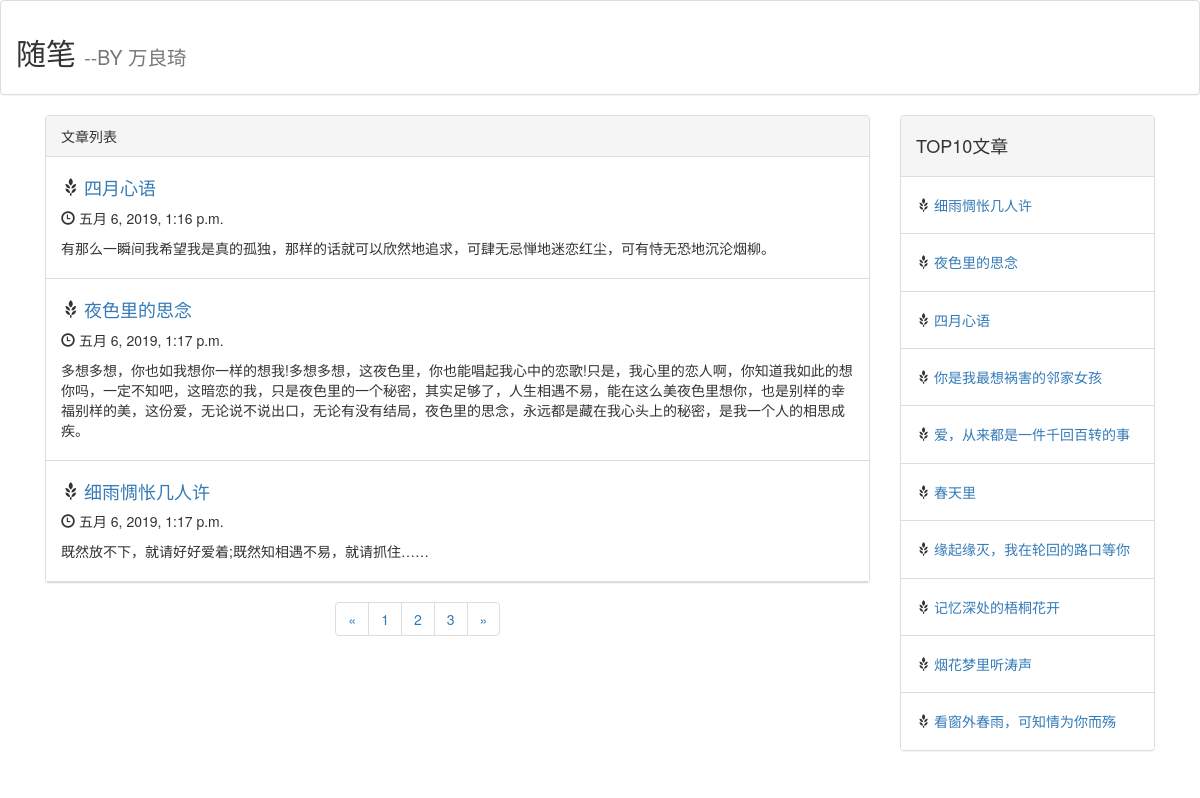
The app's page /blog/index?page=3 with its own data.
### blog/models.py (models this page shows, shortened)
class Article(models.Model):
    article_id = models.AutoField(primary_key=True)
    title = models.CharField(max_length=64)
    brief_content = models.TextField()
    content = models.TextField()
    publish_date = models.DateTimeField(auto_now=True)

### blog/views.py (the view)
# urls.py: path('index', blog.views.get_index_page),
def get_index_page(request):
    page = request.GET.get('page')
    if page:
        page = int(page)
    else:
        page = 1
    all_article = Article.objects.all()
    top10_article_list = Article.objects.order_by('-publish_date')[:10]
    paginator = Paginator(all_article, 6)
    page_num = paginator.num_pages
    page_article_list = paginator.page(page)
    if page_article_list.has_next():
        next_page = page + 1
    else:
        next_page = page
    if page_article_list.has_previous():
        previous_page = page - 1
    else:
        previous_page = page
    return render(request, 'blog/index.html',
                  {'articles': page_article_list, 'page_num': range(1, page_num + 1), 'curr_page': page,
                   'next_page': next_page, 'previous_page': previous_page, 'top10_article_list': top10_article_list})

### blog/templates/blog/index.html (shortened to what this page needs)
<!DOCTYPE html>
<html lang="en">
<head>
    <link rel="stylesheet" href="https://cdn.jsdelivr.net/npm/bootstrap@3.3.7/dist/css/bootstrap.min.css"
>
</head>
<body>
<div class="panel panel-default">
    <div class="panel-body">
        <h2>随笔
            <small>--BY 万良琦</small>
        </h2>
    </div>
</div>
<div class="container page-body">
    <div class="col-md-9" role="main">
        <div class="panel panel-default">
            <div class="panel-heading">文章列表</div>
            <ul class="list-group">
                {% for article in articles %}
                    <li class="list-group-item">
                        <h4><span class="glyphicon glyphicon-grain"
                                  aria-hidden="true"></span> <a
                                href="detail/{{ article.article_id }}">{{ article.title }}
                        </a></h4>
                        <p><span class="glyphicon glyphicon-time" aria-hidden="true"></span> {{ article.publish_date }}
                        </p>
                        <p>{{ article.brief_content }}</p>
                    </li>
                {% endfor %}
            </ul>
            <div class="body-footer">
                <div class="col-md-3 col-md-offset-4">
                    <nav aria-label="Page navigation">
                        <ul class="pagination">
                            <li>
                                <a href="/blog/index?page={{ previous_page }}" aria-label="Previous">
                                    <span aria-hidden="true">&laquo;</span>
                                </a>
                            </li>
                            {% for num in page_num %}
                                <li><a href="/blog/index?page={{ num }}">{{ num }}</a></li>
                            {% endfor %}
                            <li>
                                <a href="/blog/index?page={{ next_page }}" aria-label="Next">
                                    <span aria-hidden="true">&raquo;</span>
                                </a>
                            </li>
                        </ul>
                    </nav>
                </div>
            </div>
        </div>
    </div>
    <div class="col-md-3" role="complementary">
        <div class="panel panel-default">
            <div class="panel-heading"><h4>TOP10文章</h4></div>
            <ul class="list-group">
                {% for article in top10_article_list %}
                    <li class="list-group-item">
                        <h5><span class="glyphicon glyphicon-grain"
                                  aria-hidden="true"></span> <a
                                href="detail/{{ article.article_id }}">{{ article.title }}</a></h5>
                    </li>
                {% endfor %}
            </ul>
        </div>
    </div>
</div>
</body>
</html>

### records on screen
Article: title "四月心语", publish_date "五月 6, 2019, 1:16 p.m.", brief_content "有那么一瞬间我希望我是真的孤独，那样的话就可以欣然地追求，可肆无忌惮地迷恋红尘，可有恃无恐地沉沦烟柳。"
Article: title "夜色里的思念", publish_date "五月 6, 2019, 1:17 p.m.", brief_content "多想多想，你也如我想你一样的想我!多想多想，这夜色里，你也能唱起我心中的恋歌!只是，我心里的恋人啊，你知道我如此的想你吗，一定不知吧，这暗恋的我，只是夜色里的一个秘密，其实足够了，人生相遇不易，能在这么美夜色里想你，也是别样的幸福别样的美，这份爱，无论说不说出口，无论有没有结局，夜色里的思念，永远都是藏在我心头上的秘密，是我一个人的相思成疾。"
Article: title "细雨惆怅几人许", publish_date "五月 6, 2019, 1:17 p.m.", brief_content "既然放不下，就请好好爱着;既然知相遇不易，就请抓住……"
Article: title "你是我最想祸害的邻家女孩"
Article: title "爱，从来都是一件千回百转的事"
Article: title "春天里"
Article: title "缘起缘灭，我在轮回的路口等你"
Article: title "记忆深处的梧桐花开"
Article: title "烟花梦里听涛声"
Article: title "看窗外春雨，可知情为你而殇"

### other values on screen
{{ num }} "1" "2" "3"
